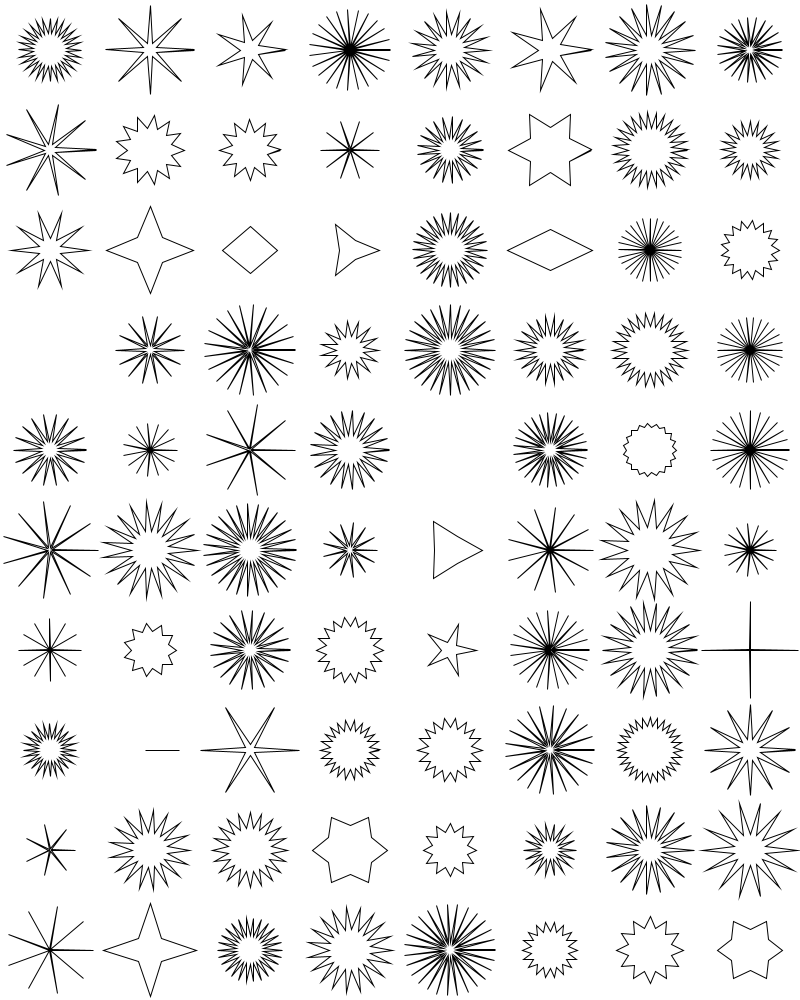
Frame 1 (no input)
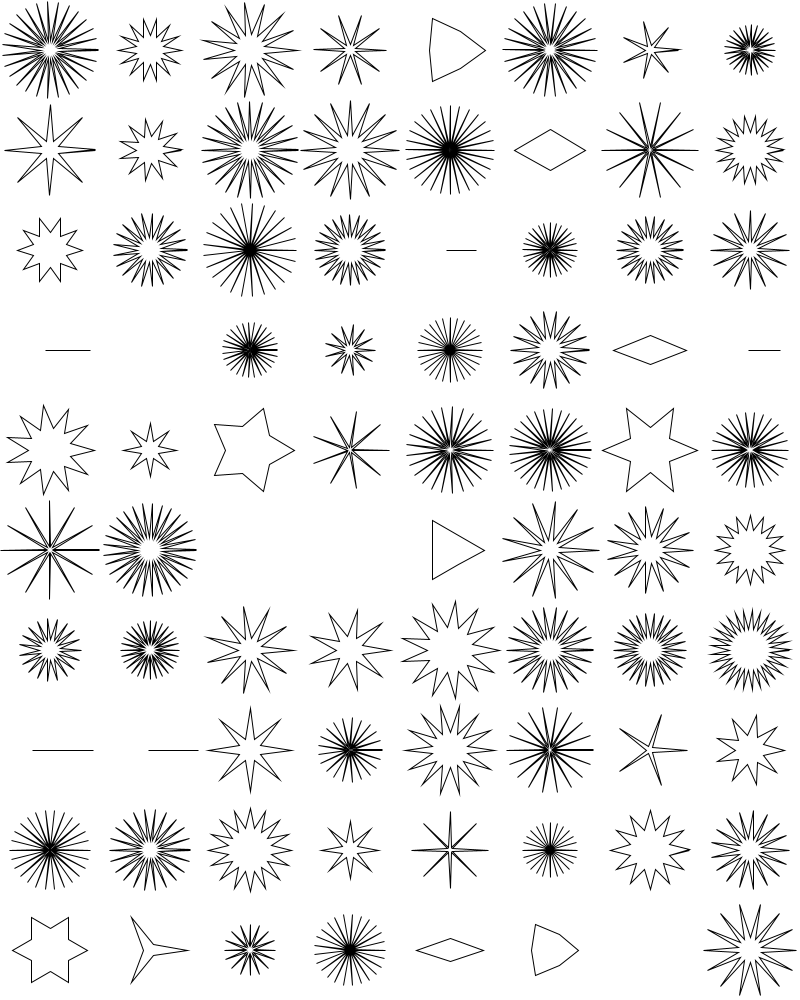
Frame 60 (the mouse pressed at the canvas centre just before this capture)
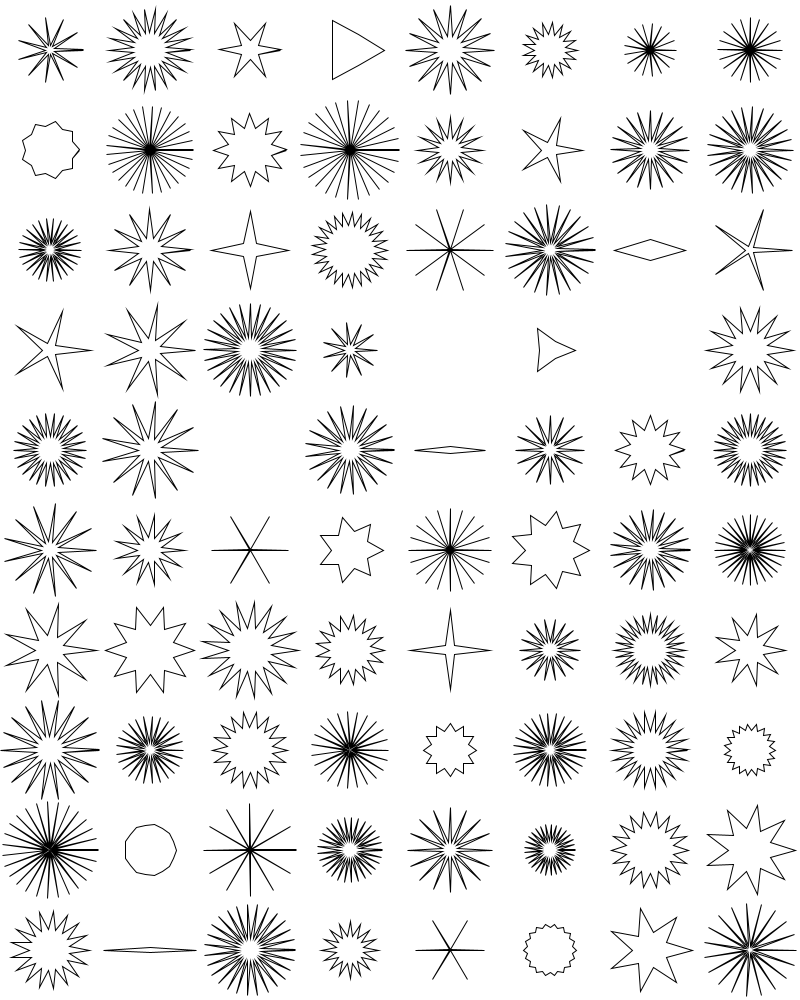
Frame 120 (the mouse held since frame 60 and released just before this capture)

The Processing sketch that drew these frames (run headless with seeded random() and noise(); from frame 60 on, the mouse is pressed at the canvas centre):

// Processing sketch: AxiDrawStars
// ── AxiDrawStars.pde
int sizer =100;

void setup () {
  size (800, 1000);
}


void draw () {
  background (255);
  for (int i=0; i<width; i+=sizer) {
    for (int j=0; j<height; j+=sizer) {
      star(i+sizer/2, j+sizer/2, random(sizer/4), random(sizer/4, sizer/2), int (random(30)));
    }
  }
}



void star(float x, float y, float radius1, float radius2, int npoints) {
  float angle = TWO_PI / npoints;
  float halfAngle = angle/2.0;
  beginShape();
  for (float a = 0; a < TWO_PI; a += angle) {
    float sx = x + cos(a) * radius2;
    float sy = y + sin(a) * radius2;
    vertex(sx, sy);
    sx = x + cos(a+halfAngle) * radius1;
    sy = y + sin(a+halfAngle) * radius1;
    vertex(sx, sy);
  }
  endShape(CLOSE);
}
